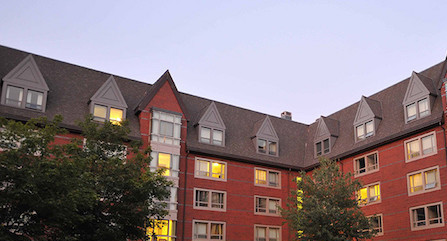
#> input picture Hw04/hw_practice02/data/umass_building_left.jpg, 447 x 241 px
$ python stitchImages.py
#> lines starting #> are read from the running program, lines starting #| are printed output that depends on the picture
### Hw04/code/utils.py
import numpy as np
import os
import errno
import matplotlib.pyplot as plt
from skimage.feature import plot_matches


# [8 lines left out: function showMatches, not called in this run]


def imread(path):
#> called with path = '../data/umass_building_left.jpg'
    img = plt.imread(path).astype(float)

    #Remove alpha channel if it exists
    if img.ndim > 2 and img.shape[2] == 4:
        img = img[:, :, 0:3]
    #Puts images values in range [0,1]
    if img.max() > 1.0:
        img /= 255.0
#> call 2 of imread, with path = '../data/umass_building_right2.jpg'
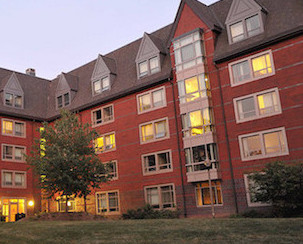
#> input picture Hw04/hw_practice02/data/umass_building_right2.jpg, 303 x 244 px

    return img


# [9 lines left out: function mkdir, not called in this run]


#Thanks to ali_m from https://stackoverflow.com/questions/17190649
def gaussian(hsize=3,sigma=0.5):
    """
    2D gaussian mask - should give the same result as MATLAB's
    fspecial('gaussian',[shape],[sigma])
    """
    shape = (hsize, hsize)
    m,n = [(ss-1.)/2. for ss in shape]
    y,x = np.ogrid[-m:m+1,-n:n+1]
    h = np.exp( -(x*x + y*y) / (2.*sigma*sigma) )
    h[ h < np.finfo(h.dtype).eps*h.max() ] = 0
    sumh = h.sum()
    if sumh != 0:
        h /= sumh
    return h

### Hw04/code/detectCorners.py
import numpy as np
from skimage.color import rgb2gray
#from scipy.ndimage import convolve
from scipy.ndimage.filters import convolve
from nms import nms

from utils import gaussian

def detectCorners(I, is_simple, w, th):
#> called with is_simple = False, w = 1.5, th = 0.0005
    I = I.astype(float)
    if I.ndim > 2:
        I = rgb2gray(I)

    if is_simple:
        corner_score = simple_score(I, w)
    else:
        corner_score = harris_score(I, w)

    corner_score[corner_score < th] = 0

    cx, cy, cs = nms(corner_score)
    c = np.array([cx, cy, cs])
    isvalid = np.logical_and(
            np.logical_and(cx >= 0, cx < I.shape[1]),
            np.logical_and(cy >= 0, cy < I.shape[0]))
    return c[:, isvalid]


# [19 lines left out: function simple_score, not called in this run]


def harris_score(I, w):
#> called with w = 1.5
    gx = np.array([[-1, 0, 1], [-1, 0, 1], [-1, 0, 1]])
    gy = gx.T

    imgx = convolve(I, gx, mode='nearest')
    imgy = convolve(I, gy, mode='nearest')

    gs = gaussian(6*w+1, w)

    imgx2 = convolve(imgx**2, gs, mode='nearest')
    imgy2 = convolve(imgy**2, gs, mode='nearest')
    imgxgy = convolve(imgx*imgy, gs, mode='nearest')
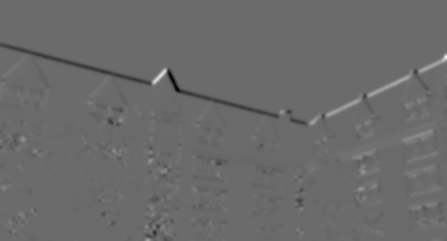
#> imgxgy: shape (241, 447) float64; min -0.727, max 1, mean -0.00115; drawn with min black and max white
    corner_score = (imgx2 * imgy2 - imgxgy**2) - 0.04*(imgx2 + imgy2)**2
#> in detectCorners, `corner_score[corner_score < th] = 0`:
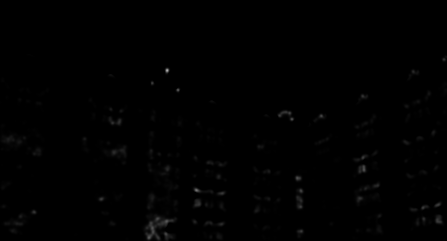
#> corner_score: shape (241, 447) float64; min 0, max 0.678, mean 0.00404

    return corner_score

### Hw04/code/nms.py
#This code is part of:
#
#  CMPSCI 370: Computer Vision, Spring 2018
#  University of Massachusetts, Amherst
#  Instructor: Subhransu Maji
#
#  Homework 3

import numpy as np
from scipy.ndimage.filters import maximum_filter
from skimage.morphology import local_maxima
from skimage.feature import peak_local_max

def nms(corner_score):

    #Pick local maxima in a window
    locs = peak_local_max(corner_score, 5)
#> locs = 198 pairs, first value 54 to 234, second value 6 to 439
    #Get scores at maximum peaks
    scores = corner_score[locs[:, 0], locs[:, 1]]
#> scores = 198 values, max 0.678 at index 0, min 0.000509 at index 197, mean 0.0773
    #Sort scores
    idx_sorted = np.argsort(scores)
#> idx_sorted = 198 values, max 197 at index 0, min 0 at index 197, mean 98.5
    #from IPython import embed; embed(); exit(-1)

    #Get scores and coordinates according to sorting
    cs = scores[idx_sorted]
#> cs = 198 values from 0.000509 to 0.678
    cx = locs[idx_sorted, 1]
#> cx = 198 values, max 439 at index 73, min 6 at index 42, mean 223.2
    cy = locs[idx_sorted, 0]
#> cy = 198 values, max 234 at index 30, min 54 at index 43, mean 165

    return cx, cy, cs

### Hw04/hw_practice02/code/extractFeatures.py
import numpy as np
from skimage.color import rgb2gray

#This code is part of:
#
#  CMPSCI 370: Computer Vision, Spring 2018
#  University of Massachusetts, Amherst
#  Instructor: Subhransu Maji
#
#  Homework 4

def extractFeatures(im, c, patch_radius):
    raise NotImplementedError

### Hw04/hw_practice02/code/stitchImages.py
import utils
import numpy as np
from matplotlib import pyplot as plt

from detectCorners import detectCorners
from extractFeatures import extractFeatures
from computeMatches import computeMatches
from mergeImages import mergeImages
from ransac import ransac

# This code is part of:
#
#   CMPSCI 370: Computer Vision, Spring 2016
#   University of Massachusetts, Amherst
#   Instructor: Subhransu Maji
#
#   Homework 4
#
# Read images

im1 = utils.imread('../data/umass_building_left.jpg') #left image
im2 = utils.imread('../data/umass_building_right2.jpg') #right image (change this to right2, right3, ...)

sigma = 1.5
threshold = 0.0005
max_corners = 200
isSimple = False
c1 = detectCorners(im1, isSimple, sigma, threshold)
#> in detectCorners, `cx, cy, cs = nms(corner_score)`: cs = 198 values from 0.000509 to 0.678
c2 = detectCorners(im2, isSimple, sigma, threshold)
#> call 2 of detectCorners, with is_simple = False, w = 1.5, th = 0.0005
#> in detectCorners (call 2), `I = rgb2gray(I)`:
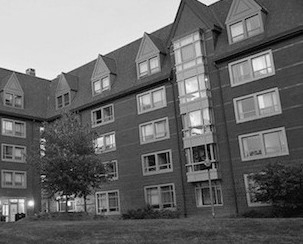
#> I: shape (244, 303) float64; min 0, max 0.997, mean 0.416
#> call 2 of harris_score, with w = 1.5
#> in harris_score (call 2), `imgxgy = convolve(imgx*imgy, gs, mode='nearest')`:
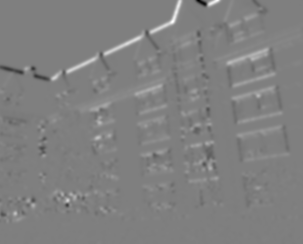
#> imgxgy: shape (244, 303) float64; min -0.57, max 0.573, mean 0.00597; drawn with min black and max white
#> in harris_score (call 2), `corner_score = (imgx2 * imgy2 - imgxgy**2) - 0.04*(imgx2 + imgy2)**2`:
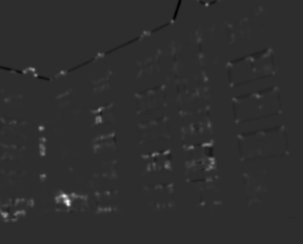
#> corner_score: shape (244, 303) float64; min -0.123, max 0.567, mean 0.00354; drawn with min black and max white
#> in detectCorners (call 2), `corner_score[corner_score < th] = 0`:
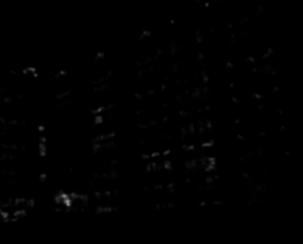
#> corner_score: shape (244, 303) float64; min 0, max 0.567, mean 0.00418
#> in detectCorners (call 2), `cx, cy, cs = nms(corner_score)`: cx = 186 values, max 294 at index 6, min 5 at index 183, mean 152.7; cy = 186 values, max 237 at index 3, min 9 at index 87, mean 131.4; cs = 186 values from 0.000535 to 0.567

n1 = min(max_corners, c1.shape[1])
#> n1 = 198
c1 = c1[:, 0:n1]
n2 = min(max_corners, c2.shape[1])
#> n2 = 186
c2 = c2[:, 0:n2]

#Compute feature descriptors
patch_radius = 5
f1 = extractFeatures(im1, c1, patch_radius)
#> (the run stopped early here; a loop or call above may not have finished)
